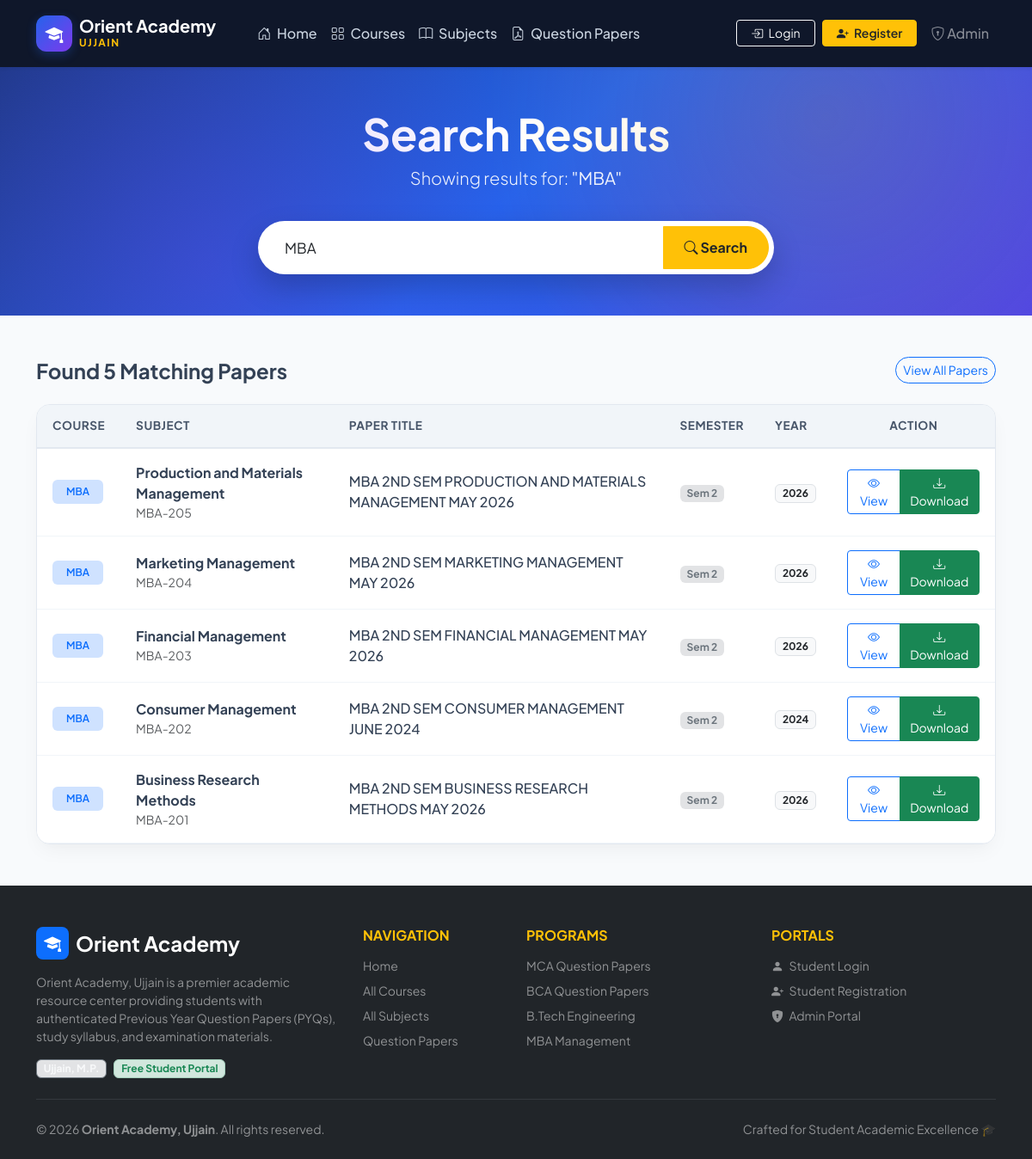
The page /search.php?keyword=MBA on the database its author committed.
### tables this page shows
CREATE TABLE IF NOT EXISTS `papers` (
  `id` int(11) NOT NULL,
  `course_id` int(11) DEFAULT NULL,
  `subject_id` int(11) DEFAULT NULL,
  `year` int(11) DEFAULT NULL,
  `semester` varchar(20) DEFAULT NULL,
  `paper_title` varchar(255) DEFAULT NULL,
  `drive_link` text DEFAULT NULL,
  `upload_date` timestamp NOT NULL DEFAULT current_timestamp(),
  `views` int(11) NOT NULL DEFAULT 0,
  `downloads` int(11) NOT NULL DEFAULT 0,
  `is_latest` tinyint(1) DEFAULT 1
);

CREATE TABLE IF NOT EXISTS `courses` (
  `id` int(11) NOT NULL,
  `course_name` varchar(100) NOT NULL,
  `course_slug` varchar(100) NOT NULL,
  `description` text NOT NULL,
  `icon_class` varchar(50) DEFAULT 'bi-mortarboard-fill',
  `badge_color` varchar(30) DEFAULT 'primary'
);

CREATE TABLE IF NOT EXISTS `subjects` (
  `id` int(11) NOT NULL,
  `course_id` int(11) DEFAULT NULL,
  `subject_name` varchar(100) DEFAULT NULL,
  `semester` varchar(20) DEFAULT '1',
  `subject_code` varchar(50) DEFAULT NULL
);

### search.php (the view, shortened to what this page needs)
<?php
require_once 'includes/db.php';
$keyword = isset($_GET['keyword']) ? trim($_GET['keyword']) : '';
$results = null;
if(!empty($keyword)){
    $search = "%" . $keyword . "%";
    $stmt = $conn->prepare("
        SELECT
            papers.*,
            courses.course_name,
            subjects.subject_name,
            subjects.subject_code
        FROM papers
        INNER JOIN courses ON papers.course_id = courses.id
        INNER JOIN subjects ON papers.subject_id = subjects.id
        WHERE
            courses.course_name LIKE ?
            OR subjects.subject_name LIKE ?
            OR subjects.subject_code LIKE ?
            OR papers.paper_title LIKE ?
            OR papers.year LIKE ?
            OR papers.semester LIKE ?
        ORDER BY papers.upload_date DESC, papers.year DESC
    ");
    $stmt->bind_param(
        "ssssss",
        $search,
        $search,
        $search,
        $search,
        $search,
        $search
    );
    $stmt->execute();
    $results = $stmt->get_result();
}
?>
<?php include 'includes/header.php'; ?>
<body>
<?php include 'includes/navbar.php'; ?>
<section class="hero text-center py-5">
    <div class="container">
        <h1 class="fw-bold mb-2">Search Results</h1>
        <p class="lead">
            Showing results for: <strong>"<?php echo htmlspecialchars($keyword); ?>"</strong>
        </p>
        <div class="search-box-wrap" style="max-width: 600px;">
            <form action="search.php" method="GET">
                <div class="input-group search-input-group">
                    <input type="text"
                           name="keyword"
                           class="form-control"
                           placeholder="Search another subject, course or year..."
                           value="<?php echo htmlspecialchars($keyword); ?>"
                           required>
                    <button class="btn btn-warning text-dark fw-bold px-4" type="submit">
                        <i class="bi bi-search"></i> Search
                    </button>
                </div>
            </form>
        </div>
    </div>
</section>
<section class="container py-5">
    <?php if($results && $results->num_rows > 0): ?>
        <div class="d-flex justify-content-between align-items-center mb-4">
            <h4 class="fw-bold mb-0">
                Found <?php echo $results->num_rows; ?> Matching <?php echo ($results->num_rows == 1) ? 'Paper' : 'Papers'; ?>
            </h4>
            <a href="papers.php" class="btn btn-outline-primary btn-sm rounded-pill">
                View All Papers
            </a>
        </div>
        <div class="custom-table-card">
            <div class="table-responsive">
                <table class="table table-modern align-middle">
                    <thead>
                        <tr>
                            <th>Course</th>
                            <th>Subject</th>
                            <th>Paper Title</th>
                            <th>Semester</th>
                            <th>Year</th>
                            <th class="text-center">Action</th>
                        </tr>
                    </thead>
                    <tbody>
                        <?php while($row = $results->fetch_assoc()): ?>
                            <tr>
                                <td>
                                    <span class="badge bg-primary-subtle text-primary px-3 py-2 fw-semibold">
                                        <?php echo htmlspecialchars($row['course_name']); ?>
                                    </span>
                                </td>
                                <td>
                                    <strong><?php echo htmlspecialchars($row['subject_name']); ?></strong>
                                    <?php if(!empty($row['subject_code'])): ?>
                                        <div class="small text-muted"><?php echo htmlspecialchars($row['subject_code']); ?></div>
                                    <?php endif; ?>
                                </td>
                                <td>
                                    <div class="fw-medium"><?php echo htmlspecialchars($row['paper_title']); ?></div>
                                </td>
                                <td>
                                    <span class="badge bg-secondary-subtle text-secondary px-2 py-1">
                                        Sem <?php echo htmlspecialchars($row['semester']); ?>
                                    </span>
                                </td>
                                <td>
                                    <span class="badge bg-light text-dark border px-2 py-1">
                                        <?php echo htmlspecialchars($row['year']); ?>
                                    </span>
                                </td>
                                <td class="text-center">
                                    <div class="btn-group btn-group-sm">
                                        <a href="viewpaper.php?id=<?php echo (int)$row['id']; ?>" target="_blank" class="btn btn-outline-primary" title="View Paper">
                                            <i class="bi bi-eye"></i> View
                                        </a>
                                        <a href="downloadpaper.php?id=<?php echo (int)$row['id']; ?>" class="btn btn-success" title="Download Paper">
                                            <i class="bi bi-download"></i> Download
                                        </a>
                                    </div>
                                </td>
                            </tr>
                        <?php endwhile; ?>
                    </tbody>
                </table>
            </div>
        </div>
    <?php endif; ?>
</section>
<?php include 'includes/footer.php'; ?>
</body>
</html>

### assets/css/style.css (style rules this page uses)
:root { --primary-color: #2563eb; --primary-hover: #1d4ed8; --secondary-color: #64748b; --accent-color: #f59e0b; --dark-bg: #0f172a; --light-bg: #f8fafc; --card-shadow: 0 10px 25px -5px rgba(0, 0, 0, 0.05), 0 8px 10px -6px rgba(0, 0, 0, 0.01); --hover-shadow: 0 20px 30px -10px rgba(37, 99, 235, 0.15); --border-radius: 16px; --font-family: 'Plus Jakarta Sans', system-ui, -apple-system, sans-serif; }
html, body { min-height: 100%; }
body { display: flex; flex-direction: column; background-color: var(--light-bg); font-family: var(--font-family); color: #334155; -webkit-font-smoothing: antialiased; }
.hero { background: linear-gradient(135deg, #1e3a8a 0%, #2563eb 50%, #4f46e5 100%); color: #fff; padding: 90px 0 80px; position: relative; overflow: hidden; }
.hero::before { content: ''; position: absolute; top: 0; left: 0; right: 0; bottom: 0; background: radial-gradient(circle at 80% 20%, rgba(245, 158, 11, 0.15), transparent 40%), radial-gradient(circle at 20% 80%, rgba(124, 58, 237, 0.25), transparent 40%); pointer-events: none; }
.hero h1 { font-size: 3.2rem; font-weight: 800; letter-spacing: -0.5px; line-height: 1.15; }
.hero .lead { font-size: 1.25rem; opacity: 0.92; max-width: 750px; margin: 0 auto; }
.search-box-wrap { max-width: 760px; margin: 35px auto 0; }
.search-input-group { background: #fff; border-radius: 50px; padding: 6px; box-shadow: 0 15px 35px rgba(0, 0, 0, 0.2); }
.search-input-group .form-control { border: none; padding-left: 25px; border-radius: 50px; font-size: 1.05rem; }
.search-input-group .btn { border-radius: 50px; padding: 12px 30px; font-weight: 600; }
.custom-table-card { background: #fff; border-radius: var(--border-radius); box-shadow: var(--card-shadow); border: 1px solid #e2e8f0; overflow: hidden; }
.table-modern { margin-bottom: 0; }
.table-modern thead th { background: #f1f5f9; color: #475569; font-weight: 700; font-size: 0.85rem; text-transform: uppercase; letter-spacing: 0.5px; padding: 14px 18px; border-bottom: 2px solid #e2e8f0; }
.table-modern tbody td { padding: 16px 18px; vertical-align: middle; color: #334155; border-bottom: 1px solid #f1f5f9; }

### rows shown on the page
papers: course.course_name "MBA", subject.subject_name "Production and Materials Management", subject.subject_code "MBA-205", paper_title "MBA 2ND SEM PRODUCTION AND MATERIALS MANAGEMENT MAY 2026", semester "2", year "2026"
papers: course.course_name "MBA", subject.subject_name "Marketing Management", subject.subject_code "MBA-204", paper_title "MBA 2ND SEM MARKETING MANAGEMENT MAY 2026", semester "2", year "2026"
papers: course.course_name "MBA", subject.subject_name "Financial Management", subject.subject_code "MBA-203", paper_title "MBA 2ND SEM FINANCIAL MANAGEMENT MAY 2026", semester "2", year "2026"
papers: course.course_name "MBA", subject.subject_name "Consumer Management", subject.subject_code "MBA-202", paper_title "MBA 2ND SEM CONSUMER MANAGEMENT JUNE 2024", semester "2", year "2024"
papers: course.course_name "MBA", subject.subject_name "Business Research Methods", subject.subject_code "MBA-201", paper_title "MBA 2ND SEM BUSINESS RESEARCH METHODS MAY 2026", semester "2", year "2026"

### other values the page prints
$keyword "MBA"
$results->num_rows "5"
